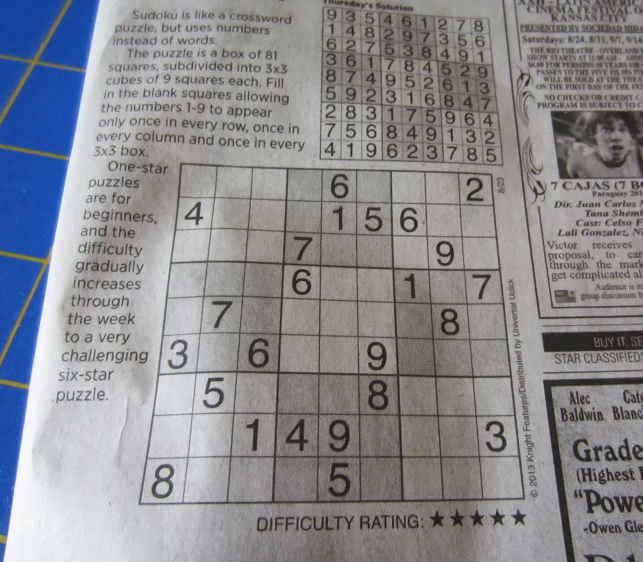
#> input picture resources/sudoku2.JPG, 1285 x 1124 px (shown at 1/2 size)
$ jupyter execute --allow-errors 'sudoku extracting from newspaper image.ipynb'   (Python 2 division)   (older library calls are emulated)
#> lines starting #> are read from the running program, lines starting #| are printed output that depends on the picture; after the words box and inside, x2 and y2 are one past the last pixel; in counts of white or black regions, pixels touching at a corner belong together
[cell 1]
from skimage.io import imread
import matplotlib.pyplot as plt

sudoku_original = imread('resources/sudoku2.JPG')
#> sudoku_original is the input picture: shape (1124, 1285, 3); mean R, G, B 138.4, 139.4, 143.4
plt.figure(figsize=(10,10))
plt.axis('off')
plt.imshow(sudoku_original)
plt.show()

[cell 2]
#blur the image
from skimage.filters import gaussian
from skimage.color import rgb2grey
gray_img = rgb2grey(sudoku_original)

blurred = gaussian(gray_img)
plt.figure(figsize=(10,10))
plt.axis('off')
plt.imshow(blurred, cmap="gray")
plt.show()

[cell 3]
#adaptive threshold
#ref : http://scikit-image.org/docs/0.12.x/auto_examples/segmentation/plot_threshold_adaptive.html
from skimage.filters import threshold_otsu
binary_adaptive = threshold_otsu(blurred)
#> binary_adaptive = 0.53
binary = blurred < binary_adaptive
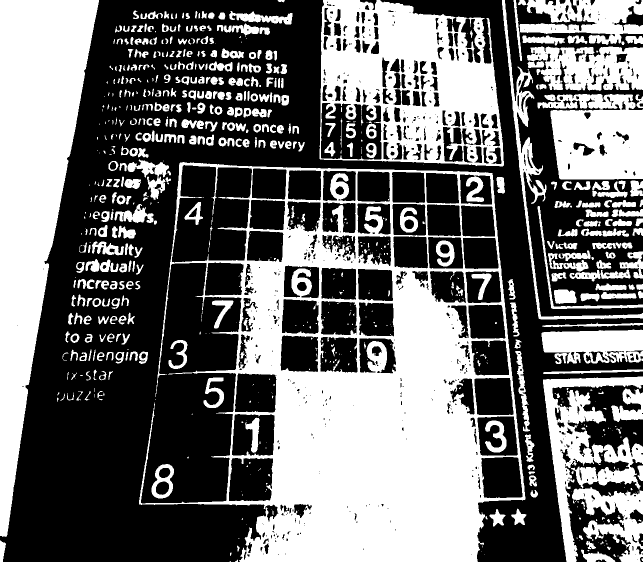
#> binary: shape (1124, 1285) bool (shown at 1/2 size); 43.6% white; 753 white regions (320 under 20 px), largest, box (x1, y1, x2, y2) and area: (278, 324, 1051, 1124) 249596, (0, 0, 198, 1074) 107818, (639, 0, 1008, 333) 74555
plt.figure(figsize=(10,10))
plt.axis('off')
plt.imshow(binary , cmap="gray")
plt.show()

[cell 4]
from scipy import ndimage as ndi

bimg = ndi.binary_fill_holes(binary)
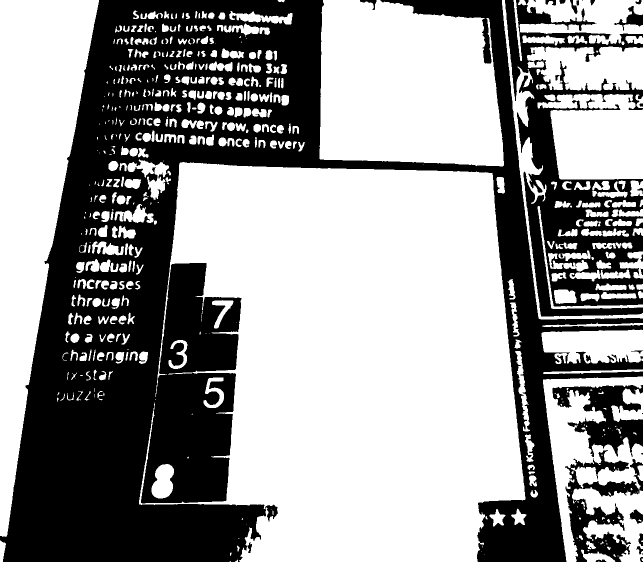
#> bimg: shape (1124, 1285) bool (shown at 1/2 size); 59.7% white; 31 black regions (7 under 20 px), largest, box (x1, y1, x2, y2) and area: (0, 0, 1285, 1124) 489462, (1010, 0, 1285, 633) 65308, (1105, 770, 1285, 914) 11883
plt.figure(figsize=(10,10))
plt.axis('off')
plt.imshow(bimg , cmap="gray")
plt.show()

[cell 5]
from skimage.measure import find_contours
from skimage.draw import polygon_perimeter
import numpy as np

contours = find_contours(bimg, 0.8)
#> contours = 590 point arrays, longest 5368 points

fig, ax = plt.subplots(figsize=(10,10))
ax.imshow(bimg, interpolation='nearest', cmap=plt.cm.gray)

#find the largest blob
lengths = []
for c in contours:
    lengths.append(len(c))
#> after the loop, lengths = 590 values, max 5368 at index 272, min 4 at index 298, mean 100.8

def area_of_rectangle(Xmin, Xmax, Ymin, Ymax):
    return ((Ymax-Ymin)*(Xmax-Xmin))

areas_bound_by_contours = []
for index, contour in enumerate(contours):
    Xmin = np.min(contour[:,0])
    Xmax = np.max(contour[:,0])
    Ymin = np.min(contour[:,1])
    Ymax = np.max(contour[:,1])
    areas_bound_by_contours.append([index,area_of_rectangle(Xmin, Xmax, Ymin, Ymax)])
#> this loop made 590 passes
#> (Xmin, Xmax, Ymin, Ymax) on passes 1 to 3: (0, 1073.2, 0, 197.2), (0, 4.2, 554.8, 569.2), (0, 332.2, 638.8, 1007.2)
#> after the loop, areas_bound_by_contours = 590 pairs, first value 0 to 589, second value 0.16 to 617302.1

highest_area = [0,0]
for areas in areas_bound_by_contours:
    if areas[1] > highest_area[1]:
        highest_area = areas
#> this loop made 590 passes
#> highest_area on passes 1, 273: [0, 211635], [272, 617302.1]
#> areas on passes 2 to 7: [1, 60.48], [2, 122382.5], [3, 665.3], [4, 178823.6], [5, 173893.4], [6, 1987.7]

ax.axis("off")
ax.plot(contours[highest_area[0]][:, 1], contours[highest_area[0]][:, 0], linewidth=2)
plt.show()

[cell 6]
from skimage import transform as tf

cimp = contours[highest_area[0]]
#> cimp = 5368 pairs, first value 323.8 to 1123, second value 277.8 to 1050.2

fig, ax = plt.subplots(figsize=(10,10))
ax.axis("off")
ax.imshow(blurred, cmap="gray")
ax.plot(contours[highest_area[0]][:, 1], contours[highest_area[0]][:, 0], linewidth=2)

[cell 7]
from skimage.measure import approximate_polygon

polygon = approximate_polygon(cimp,50)
#> polygon = 17 rows, first 8: [1123, 479.8], [1009.2, 548], [1008, 277.8], [804.8, 309], [1005, 281.2], [1000, 452.8], [748, 471.8], [748, 335.8]

fig, ax = plt.subplots(figsize=(10,10))
ax.axis("off")
ax.imshow(blurred, cmap="gray")
ax.plot(polygon[:, 1], polygon[:, 0], linewidth=1)

[cell 8]
import math

#ref:https://stackoverflow.com/questions/1211212/how-to-calculate-an-angle-from-three-points
def findAngle(p0,p1,p2):
    b = (p1[0]-p0[0])**2 + (p1[1]-p0[1])**2
    a = (p1[0]-p2[0])**2 + (p1[1]-p2[1])**2
    c = (p2[0]-p0[0])**2 + (p2[1]-p0[1])**2
    return math.degrees(math.acos( (a+b-c) / math.sqrt(4*a*b) ))

[cell 9]
angles_and_points = []
npoints = len(polygon)-1
#> npoints = 16
for i in range(npoints):
    p1index = i
    p2index = i + 1
    p3index = i + 2

    if p1index == npoints-2:
        p3index = 0

    if p1index == npoints-1:
        p2index = 0
        p3index = 1

    try:
        angle = findAngle(polygon[p1index],polygon[p2index],polygon[p3index])
        if angle < 110:
            angles_and_points.append([polygon[p2index],angle])
    except:
        pass
#> this loop made 16 passes
#> (b in findAngle, a in findAngle, c in findAngle, angle) on passes 1 to 12: (17601.7, 73009.5, 54029, 59.32), (73009.5, 42263.7, 98900.4, 81.53), (42263.7, 40852.9, 20.56, 0.824), (40852.9, 29471.6, 58781.5, 80.43), (29471.6, 63865, 102377.4, 95.98), (63865, 18496, 77193, 85.69), (18496, 18617, 121, 4.62), (18617, 48435.3, 55446.3, 78.86), (48435.3, 5035.7, 59905.4, 101.9), (5035.7, 70093.2, 81958.3, 100.5), (70093.2, 223086.3, 43084.9, 0.00416), (223086.3, 383901.5, 653276.6, 94.54)
#> after the loop, angles_and_points = 15 items, first 6: [[1009.2, 548], 59.32], [[1008, 277.8], 81.53], [[804.8, 309], 0.824], [[1005, 281.2], 80.43], [[1000, 452.8], 95.98], [[748, 471.8], 85.69]

[cell 10]
x = []
y = []
for k in angles_and_points:
    x.append(k[0][1])
    y.append(k[0][0])
#> this loop made 15 passes
#> k on passes 1 to 12: [[1009.2, 548], 59.32], [[1008, 277.8], 81.53], [[804.8, 309], 0.824], [[1005, 281.2], 80.43], [[1000, 452.8], 95.98], [[748, 471.8], 85.69], [[748, 335.8], 4.62], [[737, 471.8], 78.86], [[525.2, 412], 101.9], [[530, 341.2], 100.5], [[793, 310.8], 0.00416], [[323.8, 365], 94.54]
#> after the loop, x = [548, 277.8, 309, 281.2, 452.8, 471.8, 335.8, 471.8, 412, 341.2, 310.8, 365, 984.2, 1050.2, 479.8]; y = [1009.2, 1008, 804.8, 1005, 1000, 748, 748, 737, 525.2, 530, 793, 323.8, 346, 998, 1123]

[cell 11]
x,y
#> Out = ([548, 277.8, 309, 281.2, 452.8, 471.8, 335.8, 471.8, 412, 341.2, 310.8, 365, 984.2, 1050.2, 479.8], [1009.2, 1008, 804.8, 1005, 1000, 748, 748, 737, 525.2, 530, 793, 323.8, 346, 998, 1123])

[cell 12]
from skimage import transform as tf

src = np.array([[0, 0], [0, 900], [900, 900], [900, 0]])
dst = np.array([[x[1],y[1]], [x[0],y[0]], [x[3],y[3]], [x[2],y[2]] ])
#> dst = [[277.8, 1008], [548, 1009.2], [281.2, 1005], [309, 804.8]]

tform3 = tf.ProjectiveTransform()
tform3.estimate(src, dst)
warped = tf.warp(gray_img, tform3, output_shape=(900, 900))

fig, ax = plt.subplots(ncols=2,figsize=(10,20))
ax[0].imshow(gray_img, cmap="gray")
ax[0].plot(polygon[:, 1], polygon[:, 0], linewidth=1)
ax[0].plot(x, y, '.r')
ax[1].imshow(warped, cmap="gray")
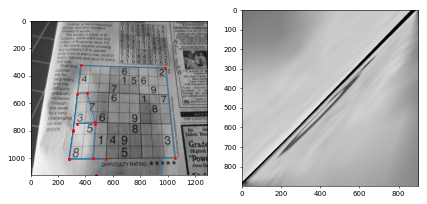
#> figure drawn by matplotlib, 2 panels

[cell 13]
from skimage.measure import label, regionprops
import numpy as np
from skimage.color import label2rgb
import matplotlib.patches as mpatches
from skimage.morphology import closing

thresh = threshold_otsu(warped)
#> thresh = 0.619
img = closing(warped > thresh)
#> img: shape (900, 900) bool; 79.7% white; 7 black regions, largest, box (x1, y1, x2, y2) and area: (0, 0, 330, 265) 73183, (681, 0, 900, 900) 58689, (0, 0, 891, 900) 20996

#add some padding.
img_c = np.ones((img.shape[0]+8,img.shape[1]+8))
img_c[4:-4,4:-4] = img
#> img_c: shape (908, 908) float64; values 0 (black) and 1 (white), 80.1% white; 7 black regions


label_image = label(img_c,background=1)
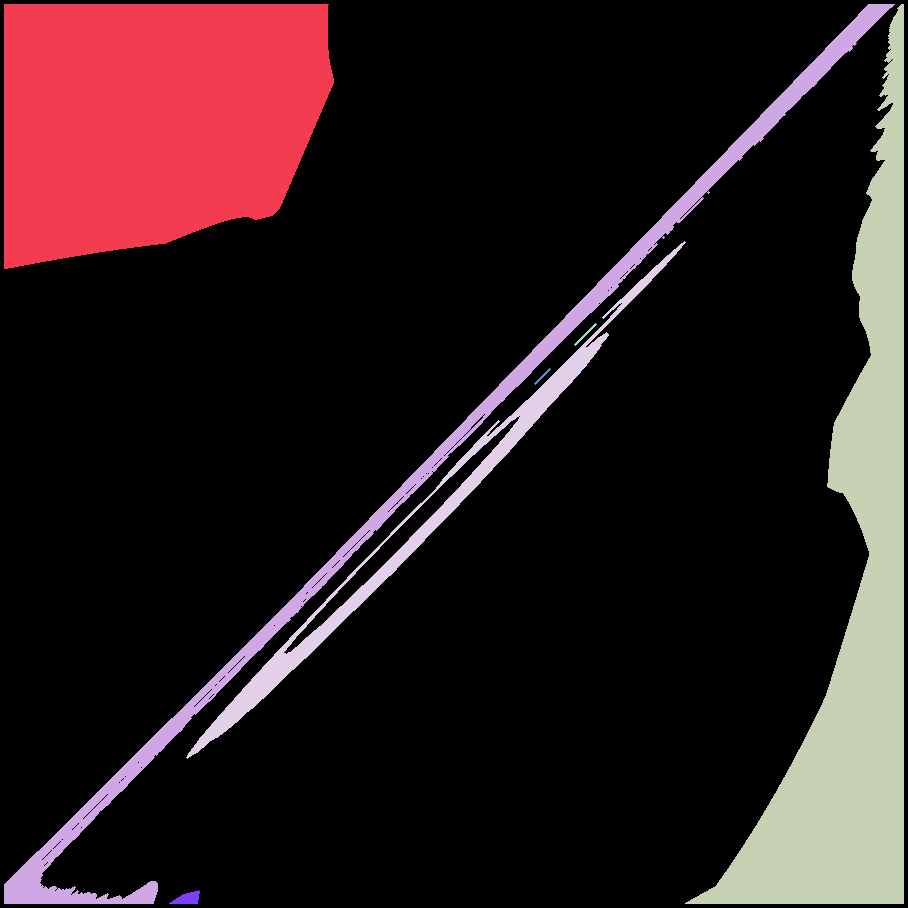
#> label_image: shape (908, 908) int64; 8 distinct labels, from 0 to 7; one colour per label, 0 black
image_label_overlay = label2rgb(label_image, image=img_c)
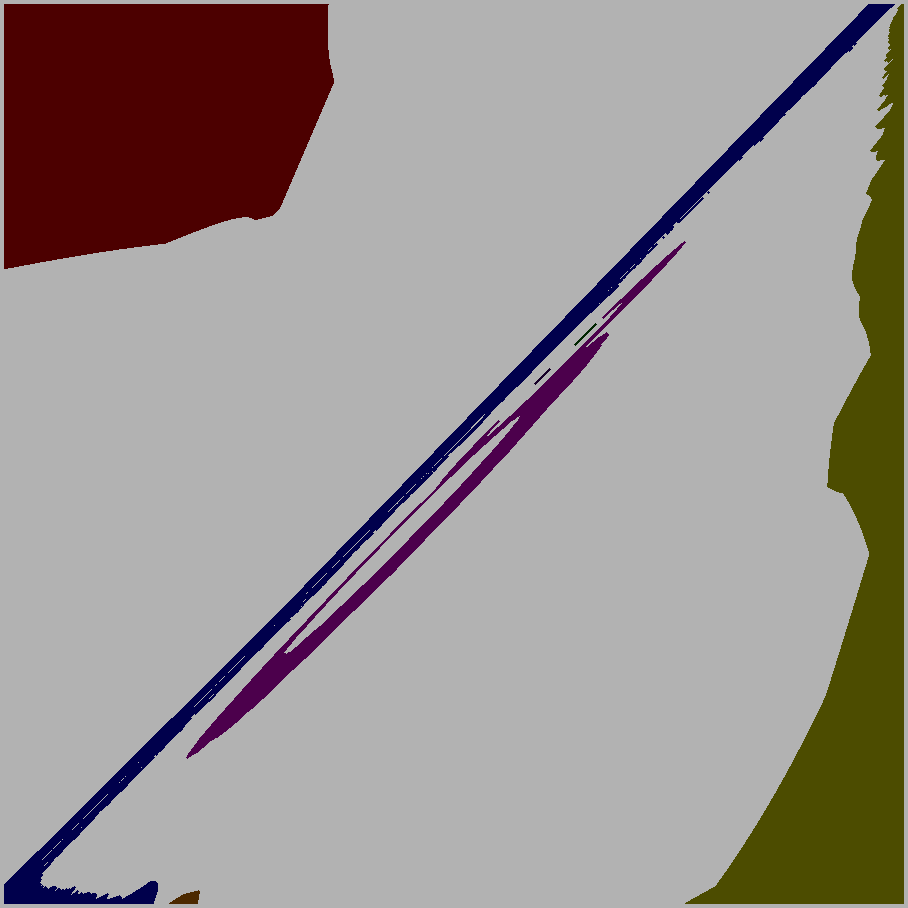
#> image_label_overlay: shape (908, 908, 3) float64; mean R, G, B 0.613, 0.582, 0.572

fig, ax = plt.subplots(figsize=(10, 10))

rp = regionprops(label_image)
#> rp = 7 regions; box (x1, y1, x2, y2) and area: (4, 4, 334, 269) 73183, (685, 4, 904, 904) 58689, (4, 4, 895, 904) 20996, (186, 241, 686, 759) 11066, (169, 890, 200, 904) 260, (574, 323, 597, 346) 65, (534, 368, 551, 385) 47

def reject_region(w,h,img_x,img_y):
    if w/h < 0.1 or w/h > 10:
        return True

    if ((w * h) > ((img_x * img_y) / 5)) or ((w * h) < 15):
        return True

    return False

for region in rp:
    minr, minc, maxr, maxc = region.bbox
    if reject_region((maxc-minc), (maxr-minr), img_c.shape[0], img_c.shape[1]) == True:
        for coord in region.coords:
            img_c[coord[0],coord[1]] = 1
#> this loop made 7 passes
#> (minr, minc, maxr, maxc) on passes 1 to 7: (4, 4, 269, 334), (4, 4, 904, 895), (4, 685, 904, 904), (241, 186, 759, 686), (323, 574, 346, 597), (368, 534, 385, 551), (890, 169, 904, 200)
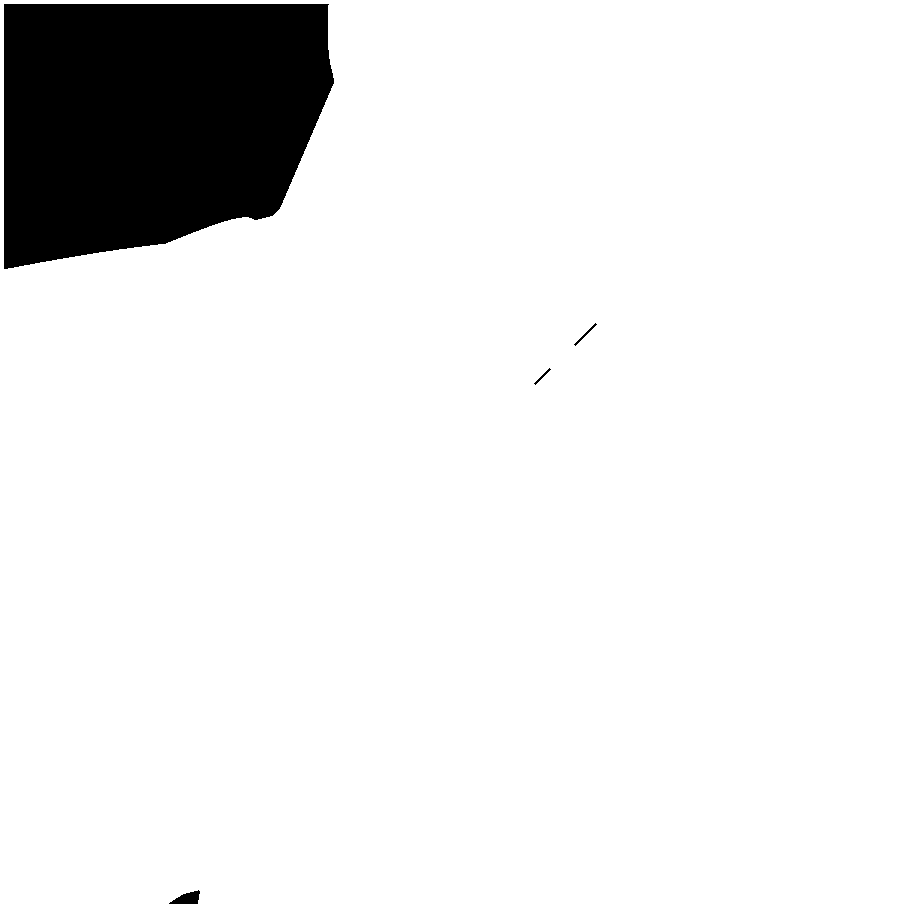
#> img_c: shape (908, 908) float64; values 0 (black) and 1 (white), 91.1% white; 4 black regions, box (x1, y1, x2, y2) and area: (4, 4, 334, 269) 73183, (169, 890, 200, 904) 260, (574, 323, 597, 346) 65, (534, 368, 551, 385) 47

ax.imshow(img_c, cmap="gray")
ax.set_axis_off()
plt.tight_layout()
plt.show()

[cell 14]
#divide the transformed image into 9 x 9 grid.
fig, ax = plt.subplots(nrows=9, ncols=9, figsize=(10,10))
for row in range(9):
    for col in range(9):
        ax[row][col].axis("off")
        ax[row][col].imshow(warped[row*100:row*100+100,col*100:col*100+100] , cmap="gray")
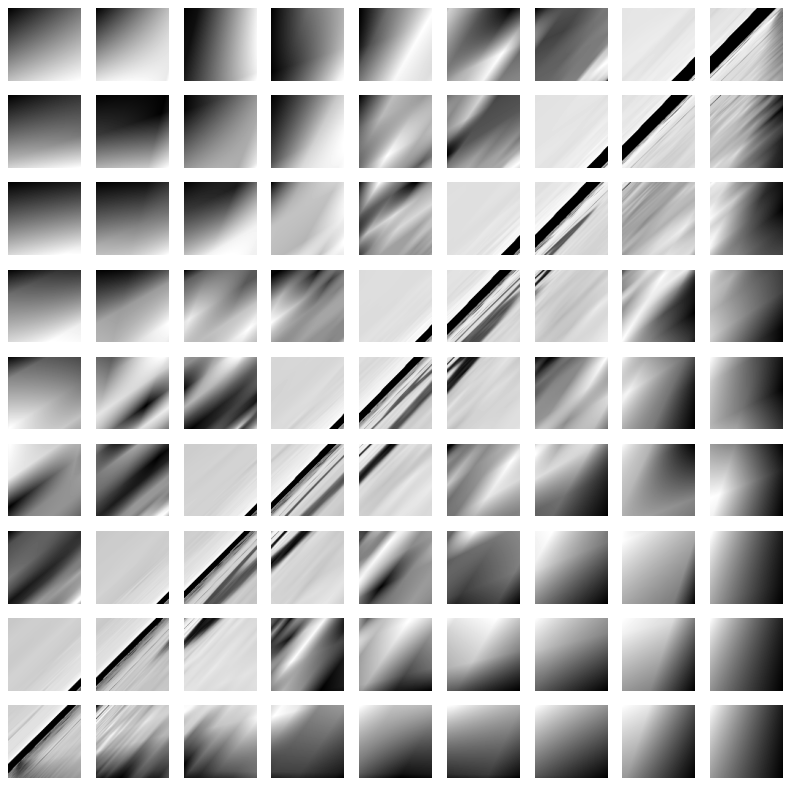
#> figure drawn by matplotlib, 81 panels

[cell 15]
#display the gradient descriptors
from skimage.feature import hog

def h_o_g(image):
    return hog(image, visualise=True)

#out, hog_image = hog(warped[0:100,400:500], visualise=True)
data = []
fig, ax = plt.subplots(nrows=9, ncols=9, figsize=(10,10))
for row in range(9):
    for col in range(9):
        ax[row][col].axis("off")
        out, hog_image = h_o_g(warped[row*100:row*100+100,col*100:col*100+100])
        data.append(out)
        ax[row][col].imshow(hog_image, cmap="gray")
#> after the loop, data = 81 items
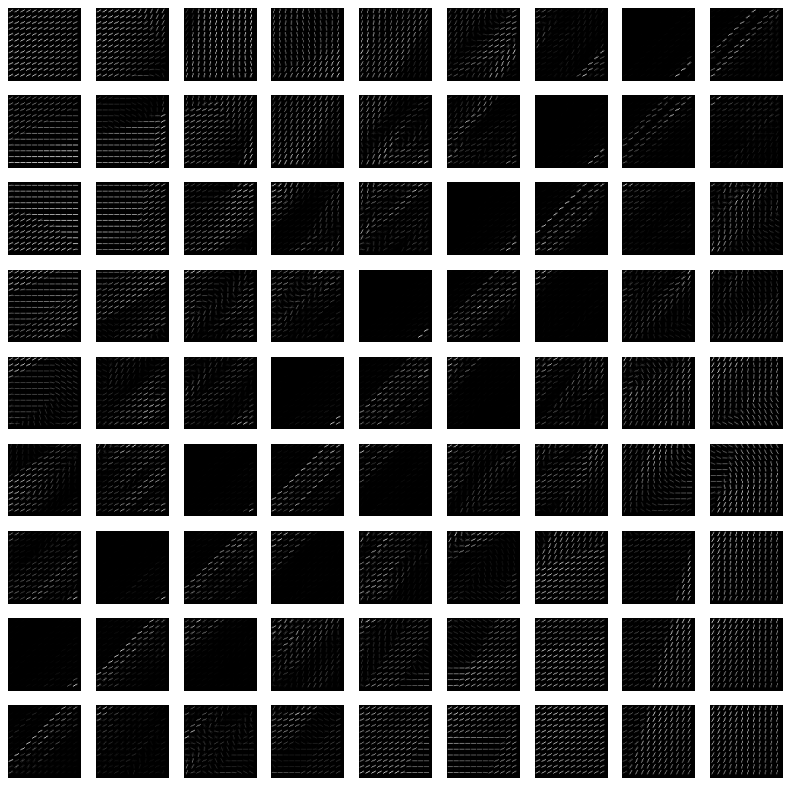
#> figure drawn by matplotlib, 81 panels

[cell 16]
#train my classifier for digits
import os

digits_images = []
#> digits_images = []
feature_list = []
targets = []
#> (the rest of this cell did not finish here and is left out)

#> (a cell that did not finish here is left out)

[cell 18]
from sklearn import preprocessing

hog_features = np.array(feature_list, 'float64')

#> (a cell that did not finish here is left out)

[cell 20]
from sklearn.decomposition import PCA

pc = PCA(n_components=10)
#> (the rest of this cell did not finish here and is left out)

[cell 21]
from sklearn.model_selection import train_test_split
#> (the rest of this cell did not finish here and is left out)

[cell 22]
from sklearn.svm import SVC
# # Create an linear SVM object
clf = SVC()
# # Perform the training
#> (the rest of this cell did not finish here and is left out)

[cell 23]
from sklearn.metrics import classification_report

#> (the rest of this cell did not finish here and is left out)

[cell 24]
import skimage
#check if 6 is predicted properly
six = warped[0:100,400:500]
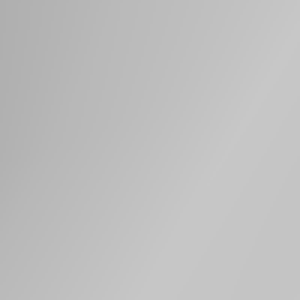
#> six: shape (100, 100) float64 (shown 3 times larger); min 0.689, max 0.782, mean 0.749
six = skimage.transform.resize(six,(128,128))
#> six: shape (128, 128) float64

#> (the rest of this cell did not finish here and is left out)
